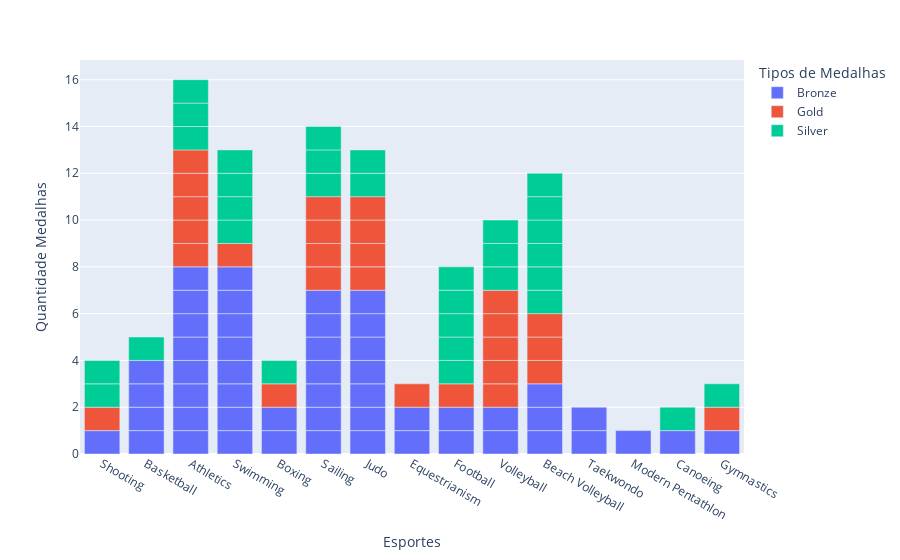

The code cell stored with this chart in its notebook:
### Markdown cell above
Agora gere o mesmo gráfico de barras empilhadas substituindo os nomes dos atletas pelo nome de todos os esportes onde o Brasil já ganhou medalhas.

**DICA:** tome muito cuidado nessa análise: cada **evento esportivo** rende 1 medalha. Por exemplo, quando a equipe de futebol vence, isso é considerado 1 medalha, mesmo tendo cerca de 20 atletas medalhistas na equipe.

### Code cell
# Agrupando colunas para não contabilizar varias vezes o mesmo evento do mesmo ano.
df_medalhas_esporte = pd.DataFrame(df_olimpiadas_med_br.groupby(['Year', 'Medal', 'Event', 'Sport'])['Medal'].count()).rename(columns={'Medal':'Medal_Count'}).reset_index()

# Agrupando novamente porem, agora já não importa mais os eventos esportivos, e contando quantas medalhas por tipo cada esporte possui.
df_medalhas_esporte = pd.DataFrame(df_medalhas_esporte.groupby(['Year', 'Medal', 'Sport'])['Medal'].count()).rename(columns={'Medal':'Medal_Count'}).reset_index()

px.bar(df_medalhas_esporte,
       x='Sport',
       color='Medal',
       labels={'count':'Quantidade Medalhas', 'Medal':'Tipos de Medalhas', 'Sport':'Esportes'})

### Figure 1 — Plotly figure (JSON) as saved in the notebook; plotly's stock layout.template omitted (floating-point values rounded to 4 significant figures)
{"data": [{"alignmentgroup": "True", "hovertemplate": "Tipos de Medalhas=Bronze<br>Esportes=%{x}<br>Quantidade Medalhas=%{y}<extra></extra>", "legendgroup": "Bronze", "marker": {"color": "#636efa", "pattern": {"shape": ""}}, "name": "Bronze", "offsetgroup": "Bronze", "orientation": "v", "showlegend": true, "textposition": "auto", "type": "bar", "x": ["Shooting", "Basketball", "Athletics", "Swimming", "Basketball", "Swimming", "Basketball", "Boxing", "Sailing", "Athletics", "Judo", "Athletics", "Sailing", "Athletics", "Swimming", "Judo", "Athletics", "Sailing", "Athletics", "Equestrianism", "Football", "Judo", "Sailing", "Swimming", "Volleyball", "Basketball", "Beach Volleyball", "Equestrianism", "Sailing", "Swimming", "Volleyball", "Athletics", "Judo", "Athletics", "Beach Volleyball", "Football", "Judo", "Sailing", "Swimming", "Taekwondo", "Beach Volleyball", "Boxing", "Judo", "Modern Pentathlon", "Sailing", "Swimming", "Canoeing", "Gymnastics", "Judo", "Swimming", "Taekwondo"], "xaxis": "x", "y": [1, 1, 1, 1, 1, 1, 1, 1, 1, 1, 1, 1, 1, 1, 1, 1, 1, 1, 1, 1, 1, 1, 1, 1, 1, 1, 1, 1, 1, 1, 1, 1, 1, 1, 1, 1, 1, 1, 1, 1, 1, 1, 1, 1, 1, 1, 1, 1, 1, 1, 1], "yaxis": "y"}, {"alignmentgroup": "True", "hovertemplate": "Tipos de Medalhas=Gold<br>Esportes=%{x}<br>Quantidade Medalhas=%{y}<extra></extra>", "legendgroup": "Gold", "marker": {"color": "#EF553B", "pattern": {"shape": ""}}, "name": "Gold", "offsetgroup": "Gold", "orientation": "v", "showlegend": true, "textposition": "auto", "type": "bar", "x": ["Shooting", "Athletics", "Athletics", "Sailing", "Athletics", "Judo", "Judo", "Volleyball", "Beach Volleyball", "Sailing", "Beach Volleyball", "Equestrianism", "Sailing", "Volleyball", "Athletics", "Swimming", "Volleyball", "Gymnastics", "Judo", "Volleyball", "Athletics", "Beach Volleyball", "Boxing", "Football", "Judo", "Sailing", "Volleyball"], "xaxis": "x", "y": [1, 1, 1, 1, 1, 1, 1, 1, 1, 1, 1, 1, 1, 1, 1, 1, 1, 1, 1, 1, 1, 1, 1, 1, 1, 1, 1], "yaxis": "y"}, {"alignmentgroup": "True", "hovertemplate": "Tipos de Medalhas=Silver<br>Esportes=%{x}<br>Quantidade Medalhas=%{y}<extra></extra>", "legendgroup": "Silver", "marker": {"color": "#00cc96", "pattern": {"shape": ""}}, "name": "Silver", "offsetgroup": "Silver", "orientation": "v", "showlegend": true, "textposition": "auto", "type": "bar", "x": ["Shooting", "Athletics", "Football", "Judo", "Sailing", "Swimming", "Volleyball", "Athletics", "Football", "Swimming", "Basketball", "Beach Volleyball", "Swimming", "Athletics", "Beach Volleyball", "Judo", "Sailing", "Beach Volleyball", "Football", "Beach Volleyball", "Football", "Sailing", "Volleyball", "Beach Volleyball", "Boxing", "Football", "Swimming", "Volleyball", "Beach Volleyball", "Canoeing", "Gymnastics", "Shooting"], "xaxis": "x", "y": [1, 1, 1, 1, 1, 1, 1, 1, 1, 1, 1, 1, 1, 1, 1, 1, 1, 1, 1, 1, 1, 1, 1, 1, 1, 1, 1, 1, 1, 1, 1, 1], "yaxis": "y"}], "layout": {"barmode": "relative", "legend": {"title": {"text": "Tipos de Medalhas"}, "tracegroupgap": 0}, "margin": {"t": 60}, "xaxis": {"anchor": "y", "domain": [0, 1], "title": {"text": "Esportes"}}, "yaxis": {"anchor": "x", "domain": [0, 1], "title": {"text": "Quantidade Medalhas"}}}}
